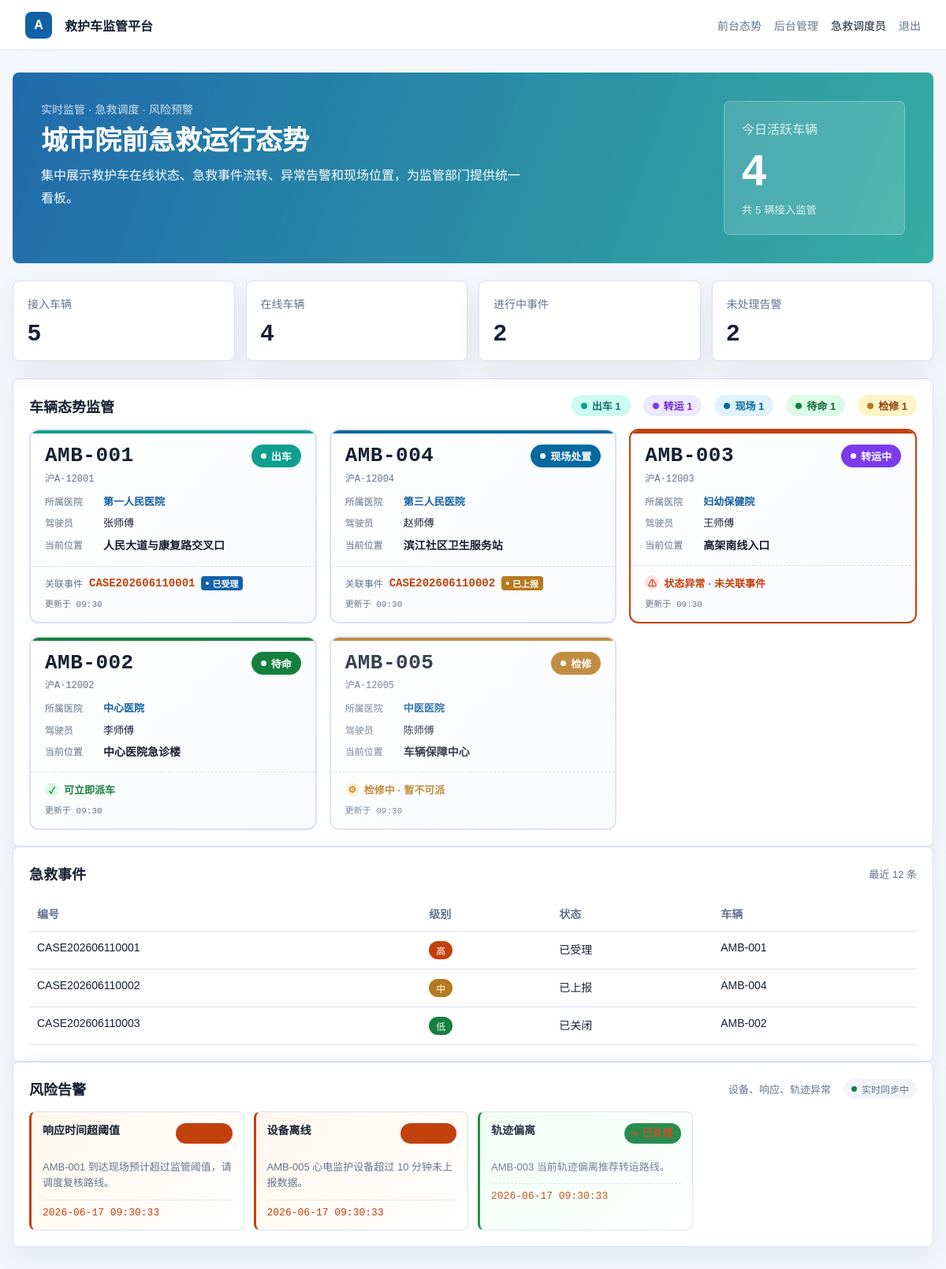
/ (signed in), run on the app's committed database.
### tables this page shows
CREATE TABLE IF NOT EXISTS ambulances (
    id INT AUTO_INCREMENT PRIMARY KEY,
    code VARCHAR(30) NOT NULL UNIQUE,
    plate_no VARCHAR(30) NOT NULL,
    hospital VARCHAR(120) NOT NULL,
    driver_name VARCHAR(50) NOT NULL,
    status VARCHAR(30) NOT NULL,
    location VARCHAR(160) NOT NULL,
    updated_at TIMESTAMP DEFAULT CURRENT_TIMESTAMP ON UPDATE CURRENT_TIMESTAMP
);

CREATE TABLE IF NOT EXISTS emergency_cases (
    id INT AUTO_INCREMENT PRIMARY KEY,
    case_no VARCHAR(40) NOT NULL UNIQUE,
    patient_name VARCHAR(80) NOT NULL,
    priority VARCHAR(20) NOT NULL,
    address VARCHAR(180) NOT NULL,
    status VARCHAR(30) NOT NULL,
    assigned_ambulance VARCHAR(30) NULL,
    dispatch_vehicle_status VARCHAR(30) NULL,
    dispatched_at TIMESTAMP NULL DEFAULT NULL,
    created_at TIMESTAMP DEFAULT CURRENT_TIMESTAMP
);

CREATE TABLE IF NOT EXISTS alerts (
    id INT AUTO_INCREMENT PRIMARY KEY,
    title VARCHAR(120) NOT NULL,
    description VARCHAR(255) NOT NULL,
    status VARCHAR(20) NOT NULL DEFAULT 'open',
    handling_notes TEXT NULL,
    handled_by INT NULL,
    handled_at TIMESTAMP NULL DEFAULT NULL,
    created_at TIMESTAMP DEFAULT CURRENT_TIMESTAMP,
    FOREIGN KEY (handled_by) REFERENCES users(id) ON DELETE SET NULL
);

### src/Core/View.php (called while the page is built, shortened)
<?php
final class View
{
    public static function render(string $template, array $data = []): void
    {
        extract($data, EXTR_SKIP);
        require_once __DIR__ . '/../../templates/helpers.php';
        require __DIR__ . "/../../templates/{$template}.php";
    }
}

### src/Controllers/AppController.php (called while the page is built, shortened)
<?php
final class AppController
{
    private DashboardRepository $repo;
    public function __construct()
    {
        $this->repo = new DashboardRepository();
    }
    public function home(): void
    {
        View::render('home', [
            'overview' => $this->repo->overview(),
            'ambulances' => $this->repo->ambulancesWithDispatchInfo(),
            'cases' => $this->repo->cases(),
            'alerts' => $this->repo->alerts(),
            'user' => Auth::user(),
        ]);
    }
}

### src/Models/DashboardRepository.php (called while the page is built, shortened)
<?php
final class DashboardRepository
{
    private PDO $db;
    public function __construct()
    {
        $this->db = Database::connection();
    }
    public function cases(): array
    {
        return $this->db->query('SELECT * FROM emergency_cases ORDER BY created_at DESC LIMIT 12')->fetchAll();
    }
    public function alerts(): array
    {
        $sql = 'SELECT a.*, u.name as handler_name
                FROM alerts a
                LEFT JOIN users u ON a.handled_by = u.id
                ORDER BY a.created_at DESC LIMIT 12';
        return $this->db->query($sql)->fetchAll();
    }
    public function ambulancesWithDispatchInfo(): array
    {
        $sql = 'SELECT a.*,
                       (SELECT ec.case_no FROM emergency_cases ec
                        WHERE ec.assigned_ambulance = a.code AND ec.status != "closed"
                        ORDER BY ec.created_at DESC LIMIT 1) as active_case_no,
                       (SELECT ec.status FROM emergency_cases ec
                        WHERE ec.assigned_ambulance = a.code AND ec.status != "closed"
                        ORDER BY ec.created_at DESC LIMIT 1) as active_case_status
                FROM ambulances a
                ORDER BY FIELD(a.status, "dispatching", "on_scene", "transporting", "standby", "maintenance"), a.code';
        return $this->db->query($sql)->fetchAll();
    }
}

### templates/helpers.php (called while the page is built, shortened)
<?php
if (!function_exists('h')) {
    function h(?string $value): string
    {
        return htmlspecialchars($value ?? '', ENT_QUOTES, 'UTF-8');
    }
}
if (!function_exists('statusText')) {
    function statusText(string $status): string
    {
        return [
            'standby' => '待命',
            'dispatching' => '出车',
            'on_scene' => '现场处置',
            'transporting' => '转运中',
            'maintenance' => '检修',
            'reported' => '已上报',
            'accepted' => '已受理',
            'closed' => '已关闭',
            'open' => '未处理',
            'resolved' => '已处理',
        ][$status] ?? $status;
    }
}
if (!function_exists('priorityText')) {
    function priorityText(string $priority): string
    {
        return [
            'high' => '高',
            'medium' => '中',
            'low' => '低',
        ][$priority] ?? $priority;
    }
}
if (!function_exists('statusClass')) {
    function statusClass(string $status): string
    {
        return [
            'standby' => 'status-standby',
            'dispatching' => 'status-dispatching',
            'on_scene' => 'status-onscene',
            'transporting' => 'status-transporting',
            'maintenance' => 'status-maintenance',
            'reported' => 'status-reported',
            'accepted' => 'status-accepted',
            'closed' => 'status-closed',
            'open' => 'status-open',
            'resolved' => 'status-resolved',
        ][$status] ?? '';
    }
}

### templates/home.php (the view, shortened to what this page needs)
<section class="hero">
    <div>
        <p class="eyebrow">实时监管 · 急救调度 · 风险预警</p>
        <h1>城市院前急救运行态势</h1>
        <p class="summary">集中展示救护车在线状态、急救事件流转、异常告警和现场位置，为监管部门提供统一看板。</p>
    </div>
    <div class="hero-panel">
        <span>今日活跃车辆</span>
        <strong><?= (int) $overview['ambulances_online'] ?></strong>
        <small>共 <?= (int) $overview['ambulances_total'] ?> 辆接入监管</small>
    </div>
</section>
<section class="metrics">
    <div><span>接入车辆</span><strong><?= (int) $overview['ambulances_total'] ?></strong></div>
    <div><span>在线车辆</span><strong><?= (int) $overview['ambulances_online'] ?></strong></div>
    <div><span>进行中事件</span><strong><?= (int) $overview['active_cases'] ?></strong></div>
    <div><span>未处理告警</span><strong><?= (int) $overview['alerts'] ?></strong></div>
</section>
<section class="panel">
    <div class="panel-head">
        <h2>车辆态势监管</h2>
        <div class="vehicle-status-stats">
            <span class="stat-item stat-dispatching"><i></i>出车 <?= count(array_filter($ambulances, fn($a) => $a['status'] === 'dispatching')) ?></span>
            <span class="stat-item stat-transporting"><i></i>转运 <?= count(array_filter($ambulances, fn($a) => $a['status'] === 'transporting')) ?></span>
            <span class="stat-item stat-onscene"><i></i>现场 <?= count(array_filter($ambulances, fn($a) => $a['status'] === 'on_scene')) ?></span>
            <span class="stat-item stat-standby"><i></i>待命 <?= count(array_filter($ambulances, fn($a) => $a['status'] === 'standby')) ?></span>
            <span class="stat-item stat-maintenance"><i></i>检修 <?= count(array_filter($ambulances, fn($a) => $a['status'] === 'maintenance')) ?></span>
        </div>
    </div>
    <div class="vehicle-grid">
        <?php foreach ($ambulances as $ambulance): ?>
            <?php
                $status = $ambulance['status'];
                $hasActiveCase = !empty($ambulance['active_case_no']);
                $isAbnormal = ($status === 'dispatching' || $status === 'on_scene' || $status === 'transporting') && !$hasActiveCase;
                $isMaintenance = $status === 'maintenance';
            ?>
            <article class="vehicle-status-card vehicle-status-<?= h($status) ?><?= $isAbnormal ? ' vehicle-abnormal' : '' ?><?= $isMaintenance ? ' vehicle-maintenance' : '' ?>">
                <div class="vehicle-card-header">
                    <div class="vehicle-code-block">
                        <span class="vehicle-code"><?= h($ambulance['code']) ?></span>
                        <span class="vehicle-plate"><?= h($ambulance['plate_no']) ?></span>
                    </div>
                    <span class="vehicle-status-badge status-<?= h($status) ?>">
                        <span class="pulse-dot"></span>
                        <?= statusText($status) ?>
                    </span>
                </div>
                <div class="vehicle-card-body">
                    <div class="vehicle-info-row">
                        <span class="info-label">所属医院</span>
                        <span class="info-value hospital"><?= h($ambulance['hospital']) ?></span>
                    </div>
                    <div class="vehicle-info-row">
                        <span class="info-label">驾驶员</span>
                        <span class="info-value"><?= h($ambulance['driver_name']) ?></span>
                    </div>
                    <div class="vehicle-info-row location-row">
                        <span class="info-label">当前位置</span>
                        <span class="info-value location"><?= h($ambulance['location']) ?></span>
                    </div>
                </div>
                <div class="vehicle-card-footer">
                    <?php if ($hasActiveCase): ?>
                        <div class="active-case-info">
                            <span class="case-label">关联事件</span>
                            <span class="case-no"><?= h($ambulance['active_case_no']) ?></span>
                            <span class="case-status status-tag-small status-<?= h($ambulance['active_case_status']) ?>">
                                <?= statusText($ambulance['active_case_status']) ?>
                            </span>
                        </div>
                    <?php elseif ($status === 'standby'): ?>
                        <div class="dispatch-available">
                            <span class="available-icon">✓</span>
                            <span>可立即派车</span>
                        </div>
                    <?php elseif ($isMaintenance): ?>
                        <div class="maintenance-info">
                            <span class="maintenance-icon">⚙</span>
                            <span>检修中 · 暂不可派</span>
                        </div>
                    <?php else: ?>
                        <div class="abnormal-warning">
                            <span class="warning-icon">⚠</span>
                            <span>状态异常 · 未关联事件</span>
                        </div>
                    <?php endif; ?>
                    <div class="update-time">
                        更新于 <?= h(date('H:i', strtotime($ambulance['updated_at']))) ?>
                    </div>
                </div>
            </article>
        <?php endforeach; ?>
    </div>
</section>
<section class="panel">
    <div class="panel-head">
        <h2>急救事件</h2>
        <span>最近 12 条</span>
    </div>
    <table>
        <thead>
            <tr><th>编号</th><th>级别</th><th>状态</th><th>车辆</th></tr>
        </thead>
        <tbody>
        <?php foreach ($cases as $case): ?>
            <tr>
                <td><?= h($case['case_no']) ?></td>
                <td><span class="badge priority-<?= h($case['priority']) ?>"><?= priorityText($case['priority']) ?></span></td>
                <td><?= statusText($case['status']) ?></td>
                <td><?= h($case['assigned_ambulance'] ?: '待派车') ?></td>
            </tr>
        <?php endforeach; ?>
        </tbody>
    </table>
</section>
<section class="panel">
    <div class="panel-head">
        <h2>风险告警</h2>
        <div class="alerts-refresh-info">
            <span>设备、响应、轨迹异常</span>
            <span class="refresh-indicator" id="refresh-indicator" title="每 30 秒自动刷新">
                <span class="refresh-dot"></span>
                <span id="refresh-time">实时同步中</span>
            </span>
        </div>
    </div>
    <div class="alerts front-alerts" id="front-alerts">
        <?php foreach ($alerts as $alert): ?>
            <?php $isOpen = $alert['status'] === 'open'; ?>
            <article class="front-alert <?= $isOpen ? 'alert-status-open' : 'alert-status-resolved' ?>" data-alert-id="<?= (int) $alert['id'] ?>">
                <div class="front-alert-head">
                    <b class="front-alert-title"><?= h($alert['title']) ?></b>
                    <span class="status-tag <?= statusClass($alert['status']) ?>"><?= statusText($alert['status']) ?></span>
                </div>
                <p class="front-alert-desc"><?= h($alert['description']) ?></p>
                <div class="front-alert-footer">
                    <span class="alert-created"><?= h($alert['created_at']) ?></span>
                </div>
            </article>
        <?php endforeach; ?>
    </div>
</section>
<?php
require __DIR__ . '/layout.php';

### data on the page
ambulances: code "AMB-001", plate_no "沪A·12001", status "出车", hospital "第一人民医院", driver_name "张师傅", location "人民大道与康复路交叉口", active_case_no "CASE202606110001", active_case_status "已受理", updated_at "09:30"
ambulances: code "AMB-004", plate_no "沪A·12004", status "现场处置", hospital "第三人民医院", driver_name "赵师傅", location "滨江社区卫生服务站", active_case_no "CASE202606110002", active_case_status "已上报", updated_at "09:30"
ambulances: code "AMB-003", plate_no "沪A·12003", status "转运中", hospital "妇幼保健院", driver_name "王师傅", location "高架南线入口", shows "状态异常 · 未关联事件", updated_at "09:30"
ambulances: code "AMB-002", plate_no "沪A·12002", status "待命", hospital "中心医院", driver_name "李师傅", location "中心医院急诊楼", shows "可立即派车", updated_at "09:30"
ambulances: code "AMB-005", plate_no "沪A·12005", status "检修", hospital "中医医院", driver_name "陈师傅", location "车辆保障中心", shows "检修中 · 暂不可派", updated_at "09:30"
emergency_cases: case_no "CASE202606110001", priority "高", status "已受理", assigned_ambulance "AMB-001"
emergency_cases: case_no "CASE202606110002", priority "中", status "已上报", assigned_ambulance "AMB-004"
emergency_cases: case_no "CASE202606110003", priority "低", status "已关闭", assigned_ambulance "AMB-002"
alerts: title "响应时间超阈值", description "AMB-001 到达现场预计超过监管阈值，请调度复核路线。", created_at "2026-06-17 09:30:33"
alerts: title "设备离线", description "AMB-005 心电监护设备超过 10 分钟未上报数据。", created_at "2026-06-17 09:30:33"
alerts: title "轨迹偏离", description "AMB-003 当前轨迹偏离推荐转运路线。", created_at "2026-06-17 09:30:33"

### other printed values
$user['name'] "急救调度员"
$overview['ambulances_online'] "4"
$overview['ambulances_total'] "5"
$overview['active_cases'] "2"
$overview['alerts'] "2"
count(array_filter($ambulances, fn($a) => $a['status'] === 'standby')) "1"
